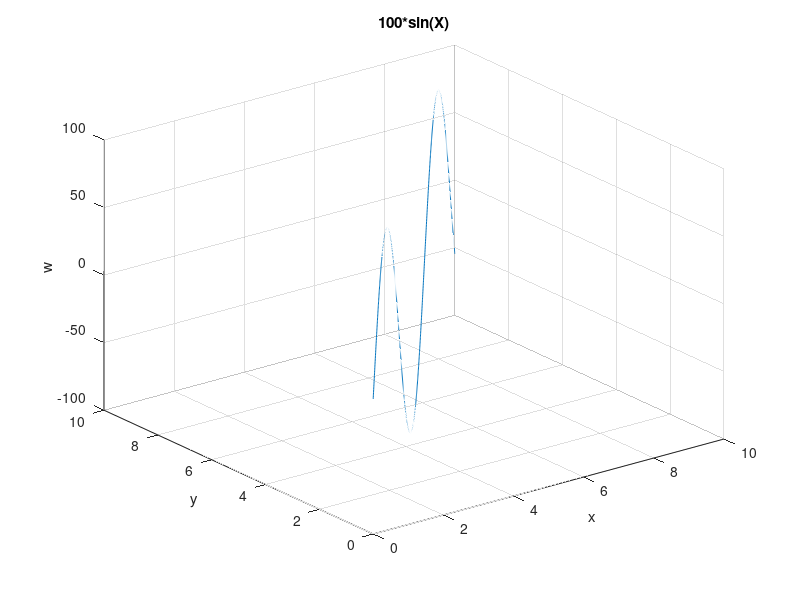
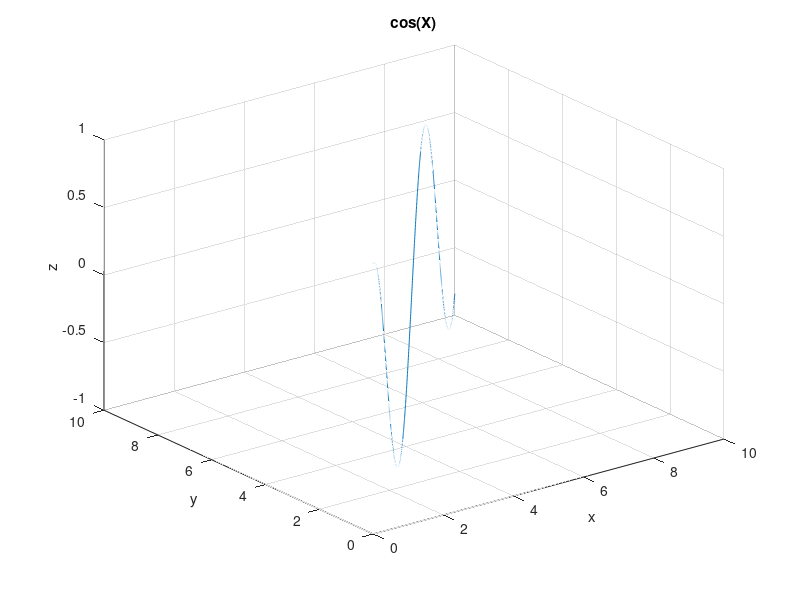

These figures' MATLAB source, in order:
X = 0:0.01:10;
Y = 0:0.01:10;
W = 100*sin(X);
Z = cos(X);

figure(1)
plot3(X,Y,W)
xlabel 'x'
ylabel 'y'
zlabel 'w'
title '100*sin(X)'
grid on

figure(2)
plot3(X,Y,Z)
xlabel 'x'
ylabel 'y'
zlabel 'z'
title 'cos(X)'
grid on